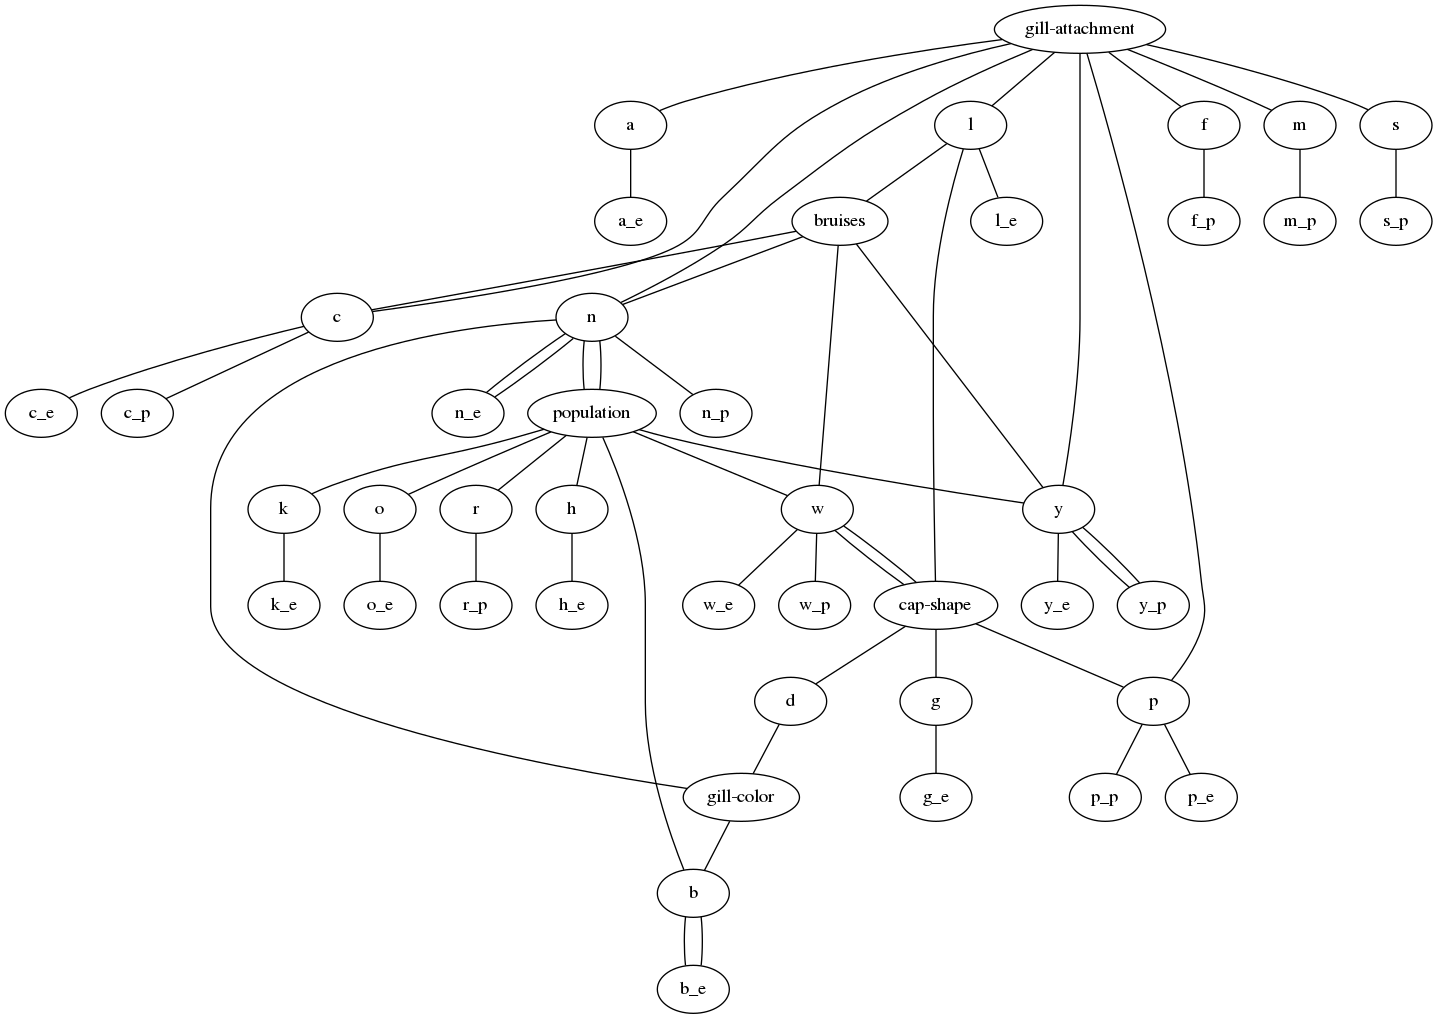

This chart was generated by the following Python code:
# Decision Tree using Hunt's algorithm

import csv
import pydot

fileh=open('mushroom.csv','r')
dataset=list()

reader = csv.reader(fileh, delimiter=',')
i=1
for row in reader:
	if i==1:
		actual_attr=row
		i=0
	else:
		dataset.append(row)

attr=range(len(dataset[0])-1)

# Calculating Gini index
def gini(dataset,attr):
	d=dict()
	for i in dataset:
		if i[attr] not in d:
			d[i[attr]]={}
		if i[-1] not in d[i[attr]]:
			d[i[attr]][i[-1]]=1
		else:
			d[i[attr]][i[-1]]+=1
	gini_list=list()
	total_each=list()
	
	for (k,v) in d.items():
		val=sum(v.values())
		total_each.append(val)
		t=0
		for (k1,v1) in v.items():
			try:
				t+=(v1/float(val))*(v1/float(val))
			except:
				t+=0
		t=1-t
		gini_list.append(t)
	tot=sum(total_each)
	wavg=0
	for i in range(len(gini_list)):
		wavg+=(total_each[i]/float(tot))*gini_list[i]
	return wavg

def chooseBestSplit(dataset,labels):
	gini_list=[]
	for i in labels:
		gini_list.append(gini(dataset,i))
	return labels[gini_list.index(min(gini_list))]


def countLabel(dataset):
	d=dict()
	for i in dataset:
		if i[-1] not in d:
			d[i[-1]]=1
		else:
			d[i[-1]]+=1
	return d

def stoppingCond(dataset,attr):
	d=countLabel(dataset)
	for (k,v) in d.items():
		if v==len(dataset):
			return 1
	if attr==[]:
		return 1
	return 0

def classify(dataset,attr):
	d=countLabel(dataset)
	l=d.values()
	m=max(l)
	for (k,v) in d.items():
		if v==m:
			return k

def TreeGrowth(dataset,attr):
	if stoppingCond(dataset,attr):
		label=classify(dataset,attr)
		return label
	else:
		d=dict()
		best=chooseBestSplit(dataset,attr)
		V=list()
		for i in dataset:
			if i[best] not in V:
				V.append(i[best])
		
		attr.remove(best)
		best1=actual_attr[best]
		d[best1]={}
		for i in range(len(V)):
			Ev=list()
			for j in dataset:
				if j[best]==V[i]:
					Ev.append(j)
			d[best1][V[i]]=TreeGrowth(Ev,attr)
	return d

d=TreeGrowth(dataset,attr)
#print d

def makeDecision(d):
	if type(d) is not dict:
		return d
	else:
		a=d.keys()
		attribute=a[0]
		print '\nTell me the value for '+attribute
		inp=raw_input().strip()
		d=d[attribute][inp]
		result=makeDecision(d)
		return result

#print d

def draw(parent_name, child_name):
    edge = pydot.Edge(parent_name, child_name)
    graph.add_edge(edge)

def visit(node, parent=None):
    for k,v in node.iteritems():
        if isinstance(v, dict):
            # We start with the root node whose parent is None
            # we don't want to graph the None node
            if parent:
                draw(parent, k)
            visit(v, k)
        else:
            draw(parent,k)
            # drawing the label using a distinct name
            draw(k, k+'_'+v)

graph = pydot.Dot(graph_type='graph')
visit(d)
graph.write_png('mushroom.png')

result=makeDecision(d)
print result
